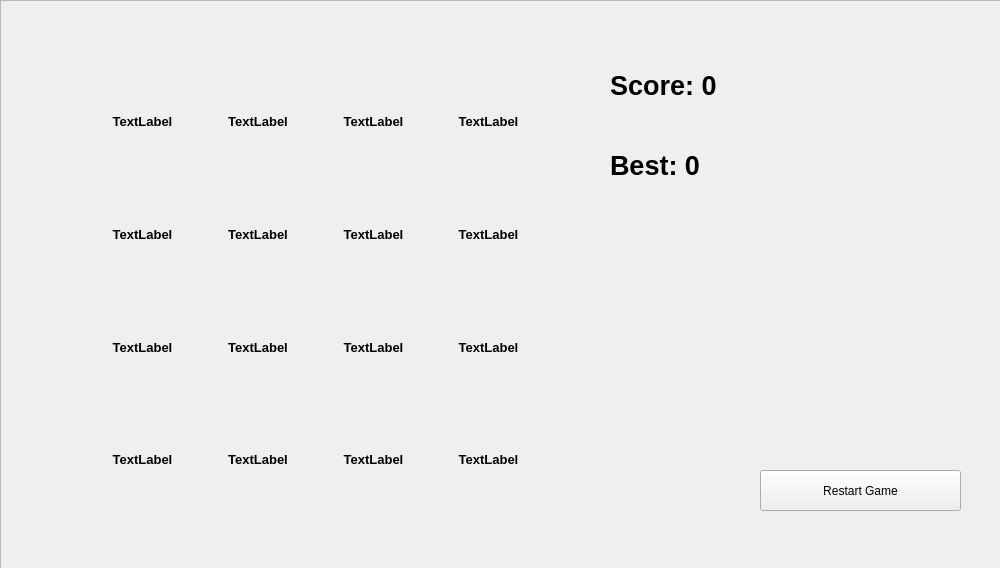
<?xml version="1.0" encoding="UTF-8"?>
<ui version="4.0">
 <class>Window</class>
 <widget class="QWidget" name="Window">
  <property name="geometry">
   <rect>
    <x>0</x>
    <y>0</y>
    <width>1000</width>
    <height>568</height>
   </rect>
  </property>
  <property name="windowTitle">
   <string>Form</string>
  </property>
  <property name="autoFillBackground">
   <bool>false</bool>
  </property>
  <widget class="QFrame" name="board">
   <property name="geometry">
    <rect>
     <x>0</x>
     <y>0</y>
     <width>1001</width>
     <height>571</height>
    </rect>
   </property>
   <property name="frameShape">
    <enum>QFrame::Shape::StyledPanel</enum>
   </property>
   <property name="frameShadow">
    <enum>QFrame::Shadow::Raised</enum>
   </property>
   <property name="lineWidth">
    <number>0</number>
   </property>
   <widget class="QWidget" name="gridLayoutWidget">
    <property name="geometry">
     <rect>
      <x>90</x>
      <y>70</y>
      <width>451</width>
      <height>441</height>
     </rect>
    </property>
    <layout class="QGridLayout" name="gridLayout">
     <property name="spacing">
      <number>10</number>
     </property>
     <item row="3" column="0">
      <widget class="QLabel" name="cell_3_0">
       <property name="minimumSize">
        <size>
         <width>0</width>
         <height>0</height>
        </size>
       </property>
       <property name="font">
        <font>
         <pointsize>10</pointsize>
         <bold>true</bold>
        </font>
       </property>
       <property name="text">
        <string>TextLabel</string>
       </property>
       <property name="alignment">
        <set>Qt::AlignmentFlag::AlignCenter</set>
       </property>
      </widget>
     </item>
     <item row="0" column="1">
      <widget class="QLabel" name="cell_0_1">
       <property name="minimumSize">
        <size>
         <width>0</width>
         <height>0</height>
        </size>
       </property>
       <property name="font">
        <font>
         <pointsize>10</pointsize>
         <bold>true</bold>
        </font>
       </property>
       <property name="text">
        <string>TextLabel</string>
       </property>
       <property name="alignment">
        <set>Qt::AlignmentFlag::AlignCenter</set>
       </property>
      </widget>
     </item>
     <item row="2" column="1">
      <widget class="QLabel" name="cell_2_1">
       <property name="minimumSize">
        <size>
         <width>0</width>
         <height>0</height>
        </size>
       </property>
       <property name="font">
        <font>
         <pointsize>10</pointsize>
         <bold>true</bold>
        </font>
       </property>
       <property name="text">
        <string>TextLabel</string>
       </property>
       <property name="alignment">
        <set>Qt::AlignmentFlag::AlignCenter</set>
       </property>
      </widget>
     </item>
     <item row="3" column="3">
      <widget class="QLabel" name="cell_3_3">
       <property name="minimumSize">
        <size>
         <width>0</width>
         <height>0</height>
        </size>
       </property>
       <property name="font">
        <font>
         <pointsize>10</pointsize>
         <bold>true</bold>
        </font>
       </property>
       <property name="text">
        <string>TextLabel</string>
       </property>
       <property name="alignment">
        <set>Qt::AlignmentFlag::AlignCenter</set>
       </property>
      </widget>
     </item>
     <item row="1" column="2">
      <widget class="QLabel" name="cell_1_2">
       <property name="minimumSize">
        <size>
         <width>0</width>
         <height>0</height>
        </size>
       </property>
       <property name="font">
        <font>
         <pointsize>10</pointsize>
         <bold>true</bold>
        </font>
       </property>
       <property name="text">
        <string>TextLabel</string>
       </property>
       <property name="alignment">
        <set>Qt::AlignmentFlag::AlignCenter</set>
       </property>
      </widget>
     </item>
     <item row="2" column="2">
      <widget class="QLabel" name="cell_2_2">
       <property name="minimumSize">
        <size>
         <width>0</width>
         <height>0</height>
        </size>
       </property>
       <property name="font">
        <font>
         <pointsize>10</pointsize>
         <bold>true</bold>
        </font>
       </property>
       <property name="text">
        <string>TextLabel</string>
       </property>
       <property name="alignment">
        <set>Qt::AlignmentFlag::AlignCenter</set>
       </property>
      </widget>
     </item>
     <item row="3" column="2">
      <widget class="QLabel" name="cell_3_2">
       <property name="minimumSize">
        <size>
         <width>0</width>
         <height>0</height>
        </size>
       </property>
       <property name="font">
        <font>
         <pointsize>10</pointsize>
         <bold>true</bold>
        </font>
       </property>
       <property name="text">
        <string>TextLabel</string>
       </property>
       <property name="alignment">
        <set>Qt::AlignmentFlag::AlignCenter</set>
       </property>
      </widget>
     </item>
     <item row="2" column="3">
      <widget class="QLabel" name="cell_2_3">
       <property name="minimumSize">
        <size>
         <width>0</width>
         <height>0</height>
        </size>
       </property>
       <property name="font">
        <font>
         <pointsize>10</pointsize>
         <bold>true</bold>
        </font>
       </property>
       <property name="text">
        <string>TextLabel</string>
       </property>
       <property name="alignment">
        <set>Qt::AlignmentFlag::AlignCenter</set>
       </property>
      </widget>
     </item>
     <item row="0" column="2">
      <widget class="QLabel" name="cell_0_2">
       <property name="minimumSize">
        <size>
         <width>0</width>
         <height>0</height>
        </size>
       </property>
       <property name="font">
        <font>
         <pointsize>10</pointsize>
         <bold>true</bold>
        </font>
       </property>
       <property name="text">
        <string>TextLabel</string>
       </property>
       <property name="alignment">
        <set>Qt::AlignmentFlag::AlignCenter</set>
       </property>
      </widget>
     </item>
     <item row="1" column="1">
      <widget class="QLabel" name="cell_1_1">
       <property name="minimumSize">
        <size>
         <width>0</width>
         <height>0</height>
        </size>
       </property>
       <property name="font">
        <font>
         <pointsize>10</pointsize>
         <bold>true</bold>
        </font>
       </property>
       <property name="text">
        <string>TextLabel</string>
       </property>
       <property name="alignment">
        <set>Qt::AlignmentFlag::AlignCenter</set>
       </property>
      </widget>
     </item>
     <item row="1" column="0">
      <widget class="QLabel" name="cell_1_0">
       <property name="minimumSize">
        <size>
         <width>0</width>
         <height>0</height>
        </size>
       </property>
       <property name="font">
        <font>
         <pointsize>10</pointsize>
         <bold>true</bold>
        </font>
       </property>
       <property name="text">
        <string>TextLabel</string>
       </property>
       <property name="alignment">
        <set>Qt::AlignmentFlag::AlignCenter</set>
       </property>
      </widget>
     </item>
     <item row="0" column="3">
      <widget class="QLabel" name="cell_0_3">
       <property name="minimumSize">
        <size>
         <width>0</width>
         <height>0</height>
        </size>
       </property>
       <property name="font">
        <font>
         <pointsize>10</pointsize>
         <bold>true</bold>
        </font>
       </property>
       <property name="text">
        <string>TextLabel</string>
       </property>
       <property name="alignment">
        <set>Qt::AlignmentFlag::AlignCenter</set>
       </property>
      </widget>
     </item>
     <item row="3" column="1">
      <widget class="QLabel" name="cell_3_1">
       <property name="minimumSize">
        <size>
         <width>0</width>
         <height>0</height>
        </size>
       </property>
       <property name="font">
        <font>
         <pointsize>10</pointsize>
         <bold>true</bold>
        </font>
       </property>
       <property name="text">
        <string>TextLabel</string>
       </property>
       <property name="alignment">
        <set>Qt::AlignmentFlag::AlignCenter</set>
       </property>
      </widget>
     </item>
     <item row="0" column="0">
      <widget class="QLabel" name="cell_0_0">
       <property name="minimumSize">
        <size>
         <width>0</width>
         <height>0</height>
        </size>
       </property>
       <property name="font">
        <font>
         <pointsize>10</pointsize>
         <bold>true</bold>
        </font>
       </property>
       <property name="text">
        <string>TextLabel</string>
       </property>
       <property name="alignment">
        <set>Qt::AlignmentFlag::AlignCenter</set>
       </property>
      </widget>
     </item>
     <item row="2" column="0">
      <widget class="QLabel" name="cell_2_0">
       <property name="minimumSize">
        <size>
         <width>0</width>
         <height>0</height>
        </size>
       </property>
       <property name="font">
        <font>
         <pointsize>10</pointsize>
         <bold>true</bold>
        </font>
       </property>
       <property name="text">
        <string>TextLabel</string>
       </property>
       <property name="alignment">
        <set>Qt::AlignmentFlag::AlignCenter</set>
       </property>
      </widget>
     </item>
     <item row="1" column="3">
      <widget class="QLabel" name="cell_1_3">
       <property name="minimumSize">
        <size>
         <width>0</width>
         <height>0</height>
        </size>
       </property>
       <property name="font">
        <font>
         <pointsize>10</pointsize>
         <bold>true</bold>
        </font>
       </property>
       <property name="text">
        <string>TextLabel</string>
       </property>
       <property name="alignment">
        <set>Qt::AlignmentFlag::AlignCenter</set>
       </property>
      </widget>
     </item>
    </layout>
   </widget>
   <widget class="QLabel" name="scoreLabel">
    <property name="geometry">
     <rect>
      <x>610</x>
      <y>70</y>
      <width>211</width>
      <height>30</height>
     </rect>
    </property>
    <property name="maximumSize">
     <size>
      <width>16777215</width>
      <height>16777215</height>
     </size>
    </property>
    <property name="font">
     <font>
      <pointsize>20</pointsize>
      <bold>true</bold>
     </font>
    </property>
    <property name="text">
     <string>Score: 0</string>
    </property>
   </widget>
   <widget class="QPushButton" name="RestartButton">
    <property name="geometry">
     <rect>
      <x>760</x>
      <y>470</y>
      <width>201</width>
      <height>41</height>
     </rect>
    </property>
    <property name="text">
     <string>Restart Game</string>
    </property>
   </widget>
   <widget class="QLabel" name="bestScore">
    <property name="geometry">
     <rect>
      <x>610</x>
      <y>150</y>
      <width>211</width>
      <height>30</height>
     </rect>
    </property>
    <property name="maximumSize">
     <size>
      <width>16777215</width>
      <height>16777215</height>
     </size>
    </property>
    <property name="font">
     <font>
      <pointsize>20</pointsize>
      <bold>true</bold>
     </font>
    </property>
    <property name="text">
     <string>Best: 0</string>
    </property>
   </widget>
  </widget>
 </widget>
 <resources/>
 <connections/>
</ui>
